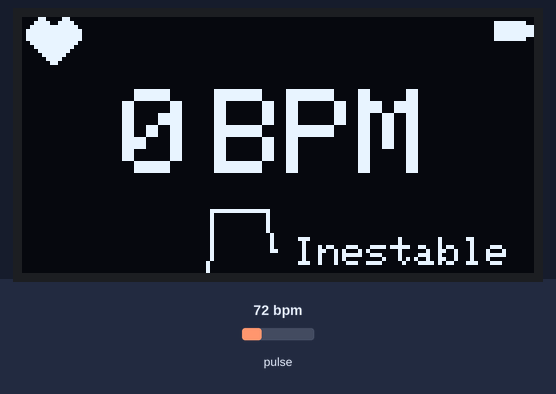
A sketch run on a simulated ESP32. Shown: 128×64 one-colour display. Inputs (shaded band) come from the test bench; at power-on: pulse 72 bpm. What the sketch prints to the serial monitor is not drawn.

Above: at 2.0 s.
2.1 s: pulse set to 70 bpm
At 4.62 s:
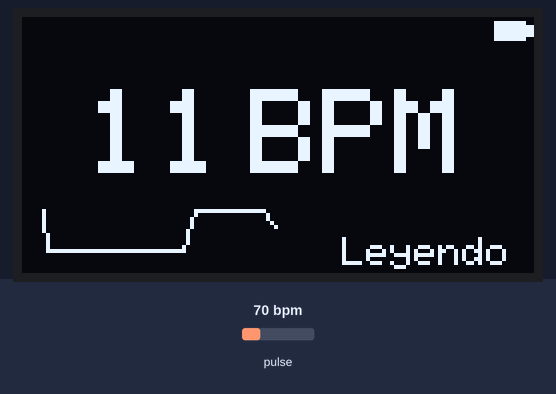
5.1 s: pulse set to 42 bpm
At 5.91 s:
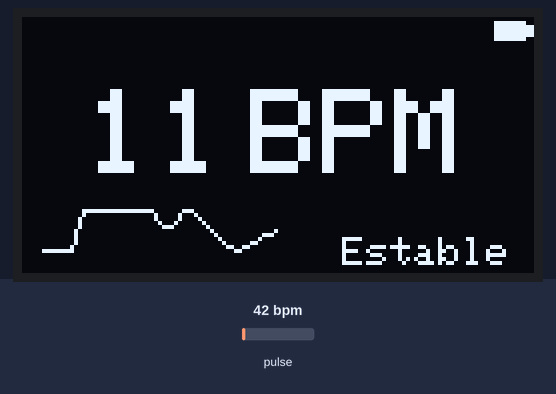
8.1 s: pulse set to 100 bpm
At 9.14 s:
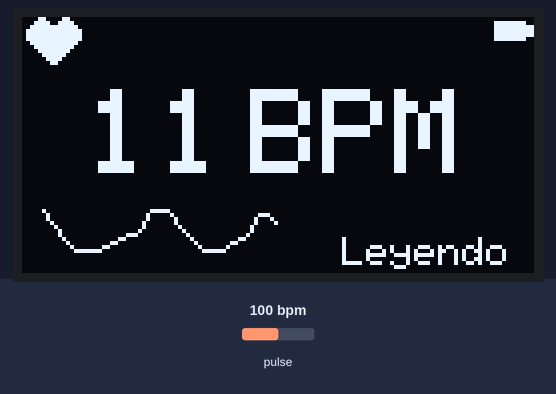
Timing chart, 0 to 11.1 s (numbered marks = the images above; inputs shaded):
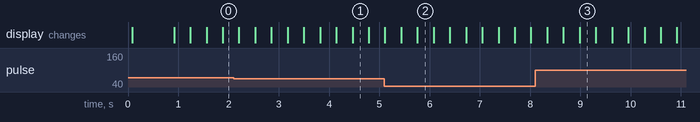

The sketch:

Sensor-Biomedico-Frecuencia-Cardiaca.ino
```cpp
/*******************************************************************************************
 * TESIS: Influencia de un sensor biomédico en el monitoreo de la frecuencia
 *        cardiaca de pacientes en un centro de rehabilitación de Lima, 2025.
 *
 * AUTOR: Adrián Bruno
 * CARRERA: Ingeniería Mecatrónica
 * INSTITUCIÓN: Universidad Privada del Norte
 * AÑO: 2025
 *
 * PROYECTO: Sensor biomédico para el monitoreo de la frecuencia cardíaca en tiempo real
 * MICROCONTROLADOR: ESP32 (DevKit V1)
 * SENSOR: MAX30105 (PPG infrarrojo)
 * DISPLAY: OLED 128x64 (SSD1306, I2C)
 *
 * OBJETIVO:
 * - Medir y visualizar la frecuencia cardíaca (BPM) de pacientes en tiempo real.
 * - Aplicar un filtro digital Biquad IIR pasa banda (0.5–4 Hz) para reducir ruido y artefactos.
 *
 * PRINCIPIO DE FUNCIONAMIENTO:
 * Basado en la fotopletismografía (PPG), el sensor detecta variaciones en el volumen sanguíneo
 * mediante luz infrarroja reflejada en la piel. El filtrado Biquad IIR elimina el ruido de baja
 * frecuencia (movimiento) y las interferencias de alta frecuencia, conservando el rango cardíaco
 * (0.5–4 Hz ≈ 30–240 BPM).
 *
 * LIBRERÍAS NECESARIAS:
 * - SparkFun MAX3010x Pulse Oximeter Library
 * - Adafruit GFX Library
 * - Adafruit SSD1306 Library
 *
 * CONEXIONES:
 * MAX30102  -> ESP32
 *   VIN     -> 3.3V
 *   GND     -> GND
 *   SCL     -> GPIO 22
 *   SDA     -> GPIO 21
 *
 * OLED 128x64 -> ESP32
 *   VDD     -> 3.3V
 *   GND     -> GND
 *   SCL     -> GPIO 22
 *   SDA     -> GPIO 21
 *
 * NOTA:
 * Este código forma parte del desarrollo experimental descrito en la tesis aplicada con enfoque
 * cuantitativo y diseño no experimental, cuyo propósito es proponer un sensor biomédico para el
 * monitoreo preciso de la frecuencia cardíaca en centros de rehabilitación.
 *******************************************************************************************/

#include <Wire.h>
#include "MAX30105.h"
#include <Adafruit_GFX.h>
#include <Adafruit_SSD1306.h>
#include <math.h>

// CONFIGURACIÓN OLED
#define SCREEN_WIDTH 128
#define SCREEN_HEIGHT 64
#define OLED_RESET -1
Adafruit_SSD1306 display(SCREEN_WIDTH, SCREEN_HEIGHT, &Wire, OLED_RESET);

// CONFIGURACIÓN SENSOR
MAX30105 sensor;
float avgBpm = 0;
bool peakDetected = false;

// BITMAP DEL CORAZÓN (16x16)
static const unsigned char PROGMEM heart_bmp[] = {
  0b00001100, 0b00110000,
  0b00011110, 0b01111000,
  0b00111111, 0b11111100,
  0b01111111, 0b11111110,
  0b01111111, 0b11111110,
  0b01111111, 0b11111110,
  0b00111111, 0b11111100,
  0b00011111, 0b11111000,
  0b00001111, 0b11110000,
  0b00000111, 0b11100000,
  0b00000011, 0b11000000,
  0b00000001, 0b10000000,
  0b00000000, 0b00000000,
  0b00000000, 0b00000000,
  0b00000000, 0b00000000,
  0b00000000, 0b00000000,
};

// Variables para el corazón latiendo
bool heartVisible = true;
unsigned long lastHeartToggle = 0;

// CLASE FILTRO PASA BANDA BIQUAD (0.5–4 Hz)
class BiquadBP {
public:
  float a0, a1, a2, b0, b1, b2;
  float x1 = 0, x2 = 0, y1 = 0, y2 = 0;

  void setup(float fs, float f1, float f2) {
    float fc = (f1 + f2) / 2.0f;
    float bw = (f2 - f1);
    float Q = fc / bw;
    float w0 = 2.0f * PI * fc / fs;
    float cosw0 = cos(w0);
    float sinw0 = sin(w0);
    float alpha = sinw0 / (2.0f * Q);

    b0 = alpha;
    b1 = 0.0f;
    b2 = -alpha;
    a0 = 1.0f + alpha;
    a1 = -2.0f * cosw0;
    a2 = 1.0f - alpha;

    b0 /= a0; b1 /= a0; b2 /= a0;
    a1 /= a0; a2 /= a0;
  }

  float apply(float x) {
    float y = b0 * x + b1 * x1 + b2 * x2 - a1 * y1 - a2 * y2;
    x2 = x1; x1 = x;
    y2 = y1; y1 = y;
    return y;
  }
};

BiquadBP filtro;

// VARIABLES DE PROCESAMIENTO
#define FS 100.0
#define ECG_POINTS 64
uint8_t ecgData[ECG_POINTS];
int ecgIndex = 0;

#define WINDOW 15
float irBuffer[WINDOW];
int bufIndex = 0;

#define SMOOTH_POINTS 3
float smoothBuffer[SMOOTH_POINTS];
int smoothIndex = 0;

float thresholdOn = 0, thresholdOff = 0;
float minV = 1e9, maxV = -1e9;

void setup() {
  Serial.begin(115200);
  Wire.begin(21, 22);

  // OLED
  if (!display.begin(SSD1306_SWITCHCAPVCC, 0x3C)) {
    Serial.println("Error: OLED no detectado");
    while (1);
  }
  display.clearDisplay();
  display.setTextColor(SSD1306_WHITE);
  display.setTextSize(1);
  display.setCursor(10, 28);
  display.println("Iniciando sensor...");
  display.display();

  // SENSOR MAX30105
  if (!sensor.begin(Wire, I2C_SPEED_STANDARD)) {
    display.clearDisplay();
    display.setCursor(20, 28);
    display.println("Sensor no detectado");
    display.display();
    while (1);
  }

  // CONFIGURACIÓN DEL SENSOR
  sensor.setup(0x3F, 4, 2, 100, 411, 16384);
  sensor.setPulseAmplitudeIR(0x3F);
  sensor.setPulseAmplitudeRed(0x3F);

  // FILTRO PASA BANDA CONFIGURADO
  filtro.setup(FS, 0.5, 4.0);

  display.clearDisplay();
  display.setCursor(25, 28);
  display.println("Sensor listo");
  display.display();
  delay(800);
}

void loop() {
  // ADQUISICIÓN DE SEÑAL IR
  long irValue = sensor.getIR();
  float filtered = filtro.apply((float)irValue);
  filtered *= 10.0; // Escalado

  // SUAVIZADO PROMEDIO MÓVIL (3 muestras)
  smoothBuffer[smoothIndex] = filtered;
  smoothIndex = (smoothIndex + 1) % SMOOTH_POINTS;
  float smoothSum = 0;
  for (int i = 0; i < SMOOTH_POINTS; i++) smoothSum += smoothBuffer[i];
  filtered = smoothSum / SMOOTH_POINTS;

  // MEDIA Y DESVIACIÓN ESTÁNDAR (VENTANA DESLIZANTE)
  irBuffer[bufIndex] = filtered;
  bufIndex = (bufIndex + 1) % WINDOW;
  float mean = 0, stddev = 0;
  for (int i = 0; i < WINDOW; i++) mean += irBuffer[i];
  mean /= WINDOW;
  for (int i = 0; i < WINDOW; i++) stddev += pow(irBuffer[i] - mean, 2);
  stddev = sqrt(stddev / WINDOW);

  // UMBRAL ADAPTATIVO MEJORADO
  thresholdOn  = mean + 1.5 * stddev;
  thresholdOff = mean + 0.8 * stddev;

  // DETECCIÓN DE LATIDOS
  bool sinDedo = (irValue < 40000);
  static unsigned long lastPeakTime = millis();

  if (!sinDedo) {
    if (!peakDetected && filtered > thresholdOn && (millis() - lastPeakTime) > 600) {
      peakDetected = true;
      unsigned long now = millis();
      unsigned long delta = now - lastPeakTime;
      lastPeakTime = now;
      float instBpm = 60.0 / (delta / 1000.0);
      // Validar rango fisiológico
      if (instBpm > 50 && instBpm < 120)
        avgBpm = (avgBpm * 0.8f) + (instBpm * 0.2f);
    }
    if (peakDetected && filtered < thresholdOff) peakDetected = false;
  } else {
    avgBpm = 0;
  }

  // ACTUALIZACIÓN DE ONDA ECG MINI
  ecgData[ecgIndex] = map(constrain(filtered, mean - 1500, mean + 1500),
                          mean - 1500, mean + 1500, 15, 25);
  ecgIndex = (ecgIndex + 1) % ECG_POINTS;

  // EVALUACIÓN DE ESTADO
  String estado = "Esperando";
  if (!sinDedo) {
    if (stddev < 200) estado = "Estable";
    else if (stddev < 800) estado = "Leyendo";
    else estado = "Inestable";
  }

  // ACTUALIZACIÓN OLED
  display.clearDisplay();

  // CORAZÓN EN ESQUINA SUPERIOR IZQUIERDA
  int heartX = 0, heartY = 0;
  if (avgBpm > 0) {
    if (millis() - lastHeartToggle >= 500) {
      heartVisible = !heartVisible;
      lastHeartToggle = millis();
    }
    if (heartVisible)
      display.drawBitmap(heartX, heartY, heart_bmp, 16, 16, SSD1306_WHITE);
  } else {
    display.drawBitmap(heartX, heartY, heart_bmp, 16, 16, SSD1306_WHITE);
  }

  // ICONO BATERÍA
  display.drawRect(118, 1, 8, 5, SSD1306_WHITE);
  display.drawRect(126, 2, 2, 3, SSD1306_WHITE);
  display.fillRect(119, 2, 6, 3, SSD1306_WHITE);

  // TEXTO BPM CENTRADO
  display.setTextSize(3);
  String numText = String((int)avgBpm);
  String bpmLabel = "BPM";
  int16_t x1, y1; uint16_t w1, h1;
  int16_t x2, y2; uint16_t w2, h2;
  display.getTextBounds(numText, 0, 0, &x1, &y1, &w1, &h1);
  display.getTextBounds(bpmLabel, 0, 0, &x2, &y2, &w2, &h2);
  int spacing = 5;
  int totalWidth = w1 + spacing + w2;
  int bpmX = (SCREEN_WIDTH - totalWidth) / 2;
  int bpmY = 18;
  display.setCursor(bpmX, bpmY);
  display.print(numText);
  display.setCursor(bpmX + w1 + spacing, bpmY);
  display.print(bpmLabel);

  // ONDA ECG MINI
  for (int i = 0; i < ECG_POINTS - 1; i++) {
    int x1 = (i * 1) + 5;
    int y1 = 63 - ecgData[(ecgIndex + i) % ECG_POINTS];
    int x2 = ((i + 1) * 1) + 5;
    int y2 = 63 - ecgData[(ecgIndex + i + 1) % ECG_POINTS];
    if (x2 < SCREEN_WIDTH / 2)
      display.drawLine(x1, y1 + 10, x2, y2 + 10, SSD1306_WHITE);
  }

  // INDICADOR DE ESTADO
  display.setTextSize(1);
  int16_t x, y; uint16_t w, h;
  display.getTextBounds(estado, 0, 0, &x, &y, &w, &h);
  display.setCursor((SCREEN_WIDTH - w - 6), 55);
  display.print(estado);

  display.display();

  // SALIDA SERIAL
  Serial.print("IR="); Serial.print(irValue);
  Serial.print("\tFilt="); Serial.print(filtered, 1);
  Serial.print("\tMean="); Serial.print(mean, 1);
  Serial.print("\tThrOn="); Serial.print(thresholdOn, 1);
  Serial.print("\tBPM="); Serial.println(avgBpm);

  delay(10); // Frecuencia de muestreo de 100 Hz
}
```
